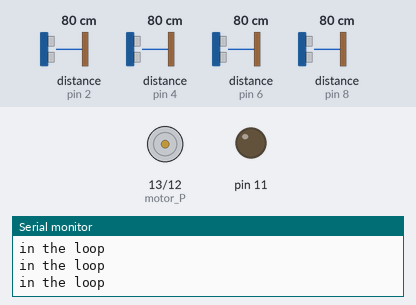
Recording of a sketch running on a simulated Arduino Uno, built with avr-gcc and run on an emulated ATmega328P. Parts: motor-driver pin pairs drawn as motors (green arrow = first pin HIGH = forward, orange = second pin HIGH = backward, longer = more drive), output pins drawn as LEDs (lit = HIGH), the last lines printed to the serial monitor. Wiring (inferred from the names in the program): 3 × ultrasonic range finder: trigger pin 5, echo pin 4 / trigger pin 7, echo pin 6 / trigger pin 9, echo pin 8. Inputs (shaded band) come from the test bench; at power-on: distance to the obstacle (sensors on pin 4, pin 2, pin 6, pin 8) 80 cm. The echo pulse lasts 58.3 µs per cm; pins used as bus, display or sensor lines are not drawn.

Above: at 1.2 s.
1.3 s: distance to the obstacle (sensor on pin 4) set to 12 cm
2.8 s: distance to the obstacle (sensor on pin 4) set to 9 cm
At 3.9 s:
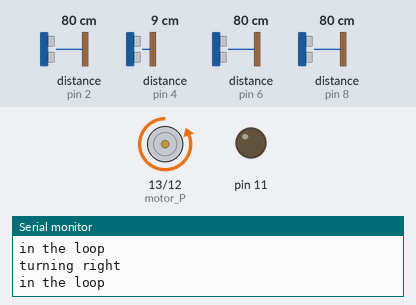
Timing chart, 0 to 5.8 s (numbered marks = the images above; inputs shaded):
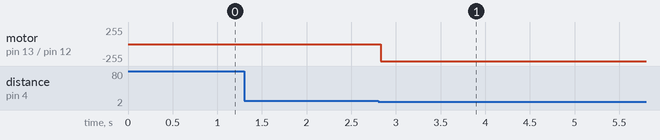

The sketch:

BubbleBot_Bubbly.ino
```cpp
/*
 * Project 1: Feedback & Control
 * Project name: Bubble Bot, aka Bubbly
 * By Prayag Ichangimath & Nooshin Mohtashami
 * DIGF-6041-001 - Experiences & Interfaces
 * OCAD University
 * Created on Feb 17, 2022
 *
*/


#define echoPin3 2 //front ultrasonic sensor
#define trigPin3 3
#define echoPin1 4 //right ultrasonic sensor
#define trigPin1 5
#define echoPin2 6 //left ultrasonic sensor
#define trigPin2 7
#define echoPin4 8 //back ultrasonic sensor
#define trigPin4 9

#define threshold 10 // threshold in cm (common for all)

#define motor_P 13 //combined motor terminals to send signals to H-bridge
#define motor_N 12

// variables to store calc distance from ultrasonic sensors
long duration1;
int distance1;
long duration2;
int distance2;
long duration3;
int distance3;
long duration4;
int distance4;

int state = 0; //to limit left, right and back sensor reading while turning


void turnLeft() //turn bubbly left
{
  digitalWrite(motor_P, HIGH);
  digitalWrite(motor_N, LOW);
  Serial.println("in the loop");
}

void turnRight() //turn bubbly right
{
  digitalWrite(motor_P, LOW);
  digitalWrite(motor_N, HIGH);
  Serial.println("in the loop");
}
void stopMotors() //stop all motors
{
  digitalWrite(motor_P, LOW);
  digitalWrite(motor_N, LOW);
  Serial.println("in the loop");
}
void blowBubbles() // blow bubble for 5 seconds
{
  digitalWrite(11, HIGH);
  delay(5000);
}
void stopBubbles() //stop blowing bubbles
{
  digitalWrite(11, LOW);
}

void setup() {
  //initializations
  pinMode(trigPin1, OUTPUT);
  pinMode(echoPin1, INPUT);
  pinMode(trigPin2, OUTPUT);
  pinMode(echoPin2, INPUT);
  pinMode(trigPin3, OUTPUT);
  pinMode(echoPin3, INPUT);
  pinMode(trigPin4, OUTPUT);
  pinMode(echoPin4, INPUT);

  pinMode(motor_P, OUTPUT);
  pinMode(motor_N, OUTPUT);

  pinMode(11, OUTPUT);

  Serial.begin(9600);
}


void loop() {
  stopBubbles();
  stopMotors();

  //get right sensor reading
  digitalWrite(trigPin1, LOW);
  delayMicroseconds(2);
  digitalWrite(trigPin1, HIGH);
  delayMicroseconds(10);
  digitalWrite(trigPin1, LOW);
  duration1 = pulseIn(echoPin1, HIGH);
  distance1 = duration1 * 0.034 / 2;

  //get left sensor reading
  digitalWrite(trigPin2, LOW);
  delayMicroseconds(2);
  digitalWrite(trigPin2, HIGH);
  delayMicroseconds(10);
  digitalWrite(trigPin2, LOW);
  duration2 = pulseIn(echoPin2, HIGH);
  distance2 = duration2 * 0.034 / 2;

  //get front sensor reading
  digitalWrite(trigPin4, LOW);
  delayMicroseconds(2);
  digitalWrite(trigPin4, HIGH);
  delayMicroseconds(10);
  digitalWrite(trigPin4, LOW);
  duration4 = pulseIn(echoPin4, HIGH);
  distance4 = duration4 * 0.034 / 2;

  if (distance2 < threshold) //start turning towards left
  {
    Serial.println("TURN LEFT");
    state = 1;
    while (state == 1)
    {
      Serial.println("turning left");

      turnLeft();

      digitalWrite(trigPin3, LOW);
      delayMicroseconds(2);
      digitalWrite(trigPin3, HIGH);
      delayMicroseconds(10);
      digitalWrite(trigPin3, LOW);
      duration3 = pulseIn(echoPin3, HIGH);
      distance3 = duration3 * 0.034 / 2;
      if (distance3 < threshold) // stop turning left when front sensor detects the object
      {
        state = 0;
        stopMotors();
        Serial.println("blowing");
        blowBubbles();
        stopBubbles();
      }
    }
  }

  if (distance1 < threshold) //start turning towards right
  {
    Serial.println("TURN RIGHT");
    state = 1;
    while (state == 1)
    {
      Serial.println("turning right");

      turnRight();

      digitalWrite(trigPin3, LOW);
      delayMicroseconds(2);
      digitalWrite(trigPin3, HIGH);
      delayMicroseconds(10);
      digitalWrite(trigPin3, LOW);
      duration3 = pulseIn(echoPin3, HIGH);
      distance3 = duration3 * 0.034 / 2;
      if (distance3 < threshold) // stop turning right when front sensor detects the object
      {
        state = 0;
        stopMotors();
        Serial.println("blowing");
        blowBubbles();
        stopBubbles();
      }
    }
  }
  if (distance4 < threshold)  //start turning towards left
  {
    Serial.println("TURN LEFT");
    state = 1;
    while (state == 1)
    {
      Serial.println("turning left");

      turnLeft();

      digitalWrite(trigPin3, LOW);
      delayMicroseconds(2);
      digitalWrite(trigPin3, HIGH);
      delayMicroseconds(10);
      digitalWrite(trigPin3, LOW);
      duration3 = pulseIn(echoPin3, HIGH);
      distance3 = duration3 * 0.034 / 2;
      if (distance3 < threshold) // stop turning left when front sensor detects the object
      {
        state = 0;
        stopMotors();
        Serial.println("blowing");
        blowBubbles();
        stopBubbles();
      }
    }
  }
}
```

Measured:
- the behaviour switches between 11 and 10 cm on distance to the obstacle (sensor on pin 4) (found by bisection; images 0 and 1)
- after the input at 2.8 s, motor on pin 13 (motor_P) / pin 12 (motor_N): stopped → backward 255/255 at once
